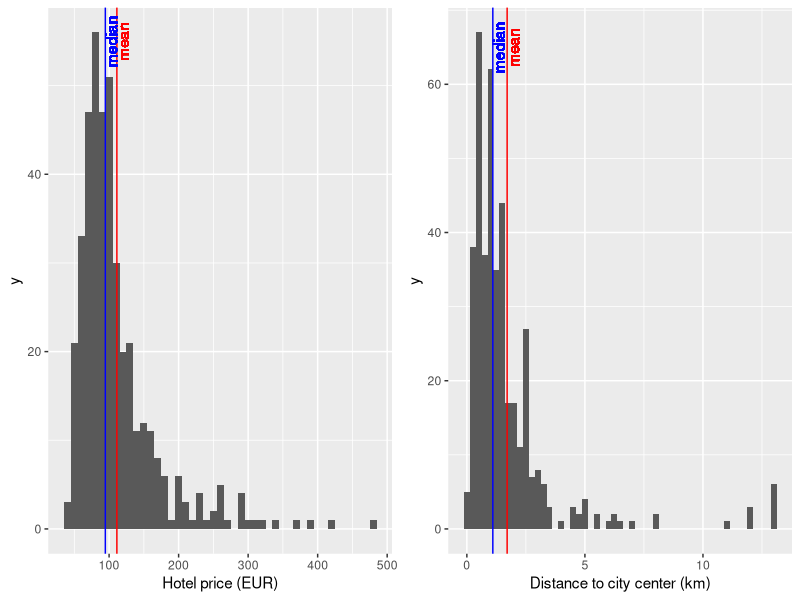
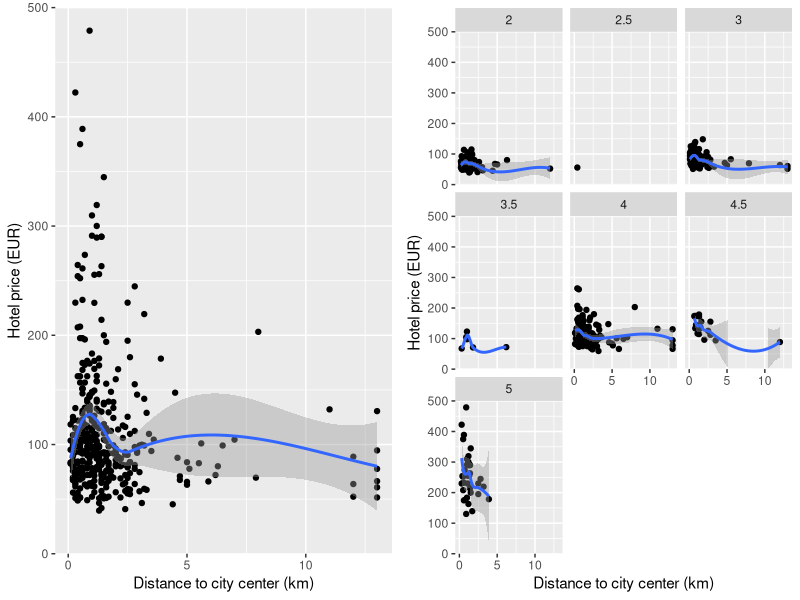
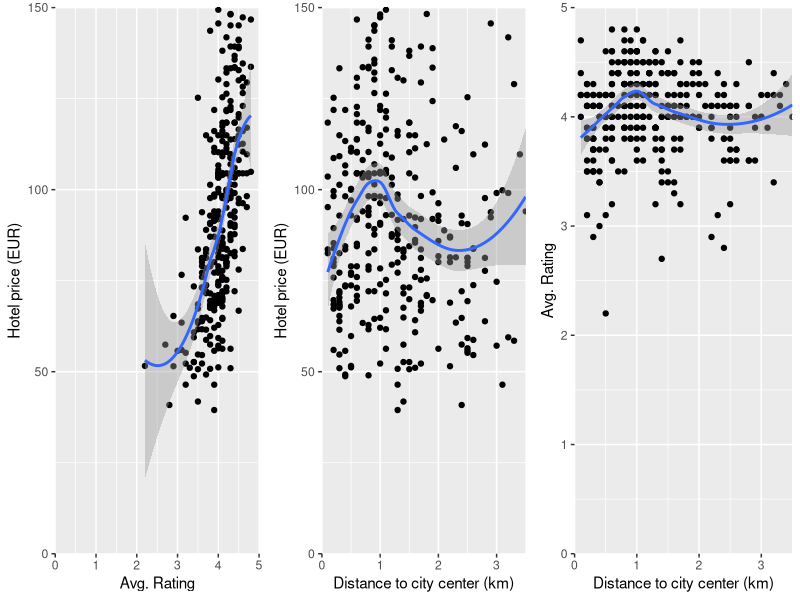
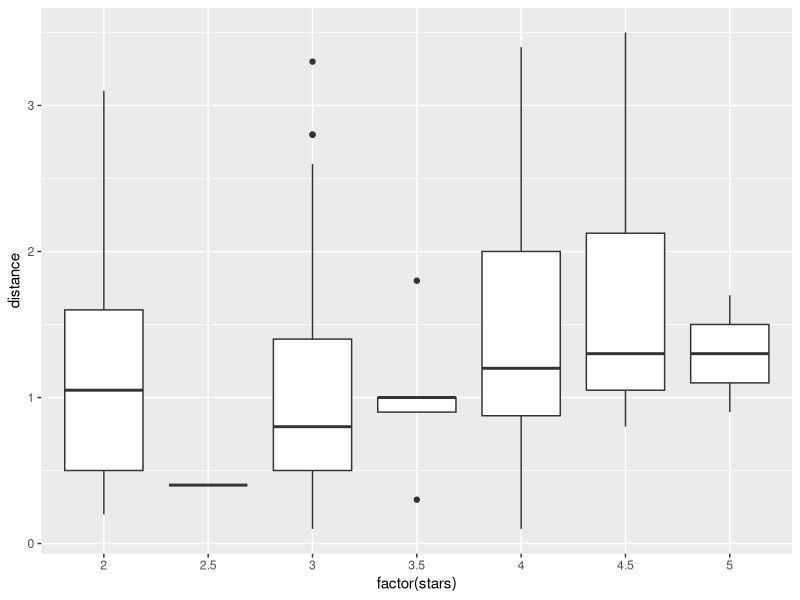
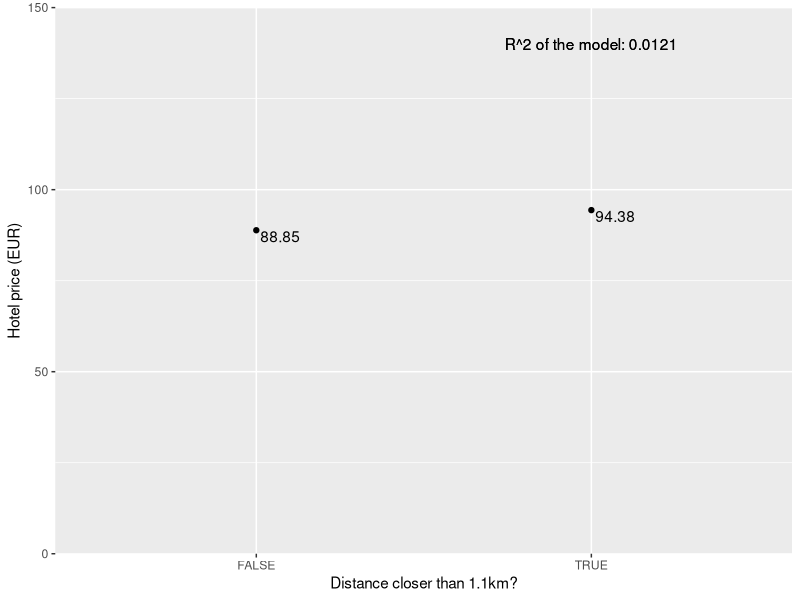
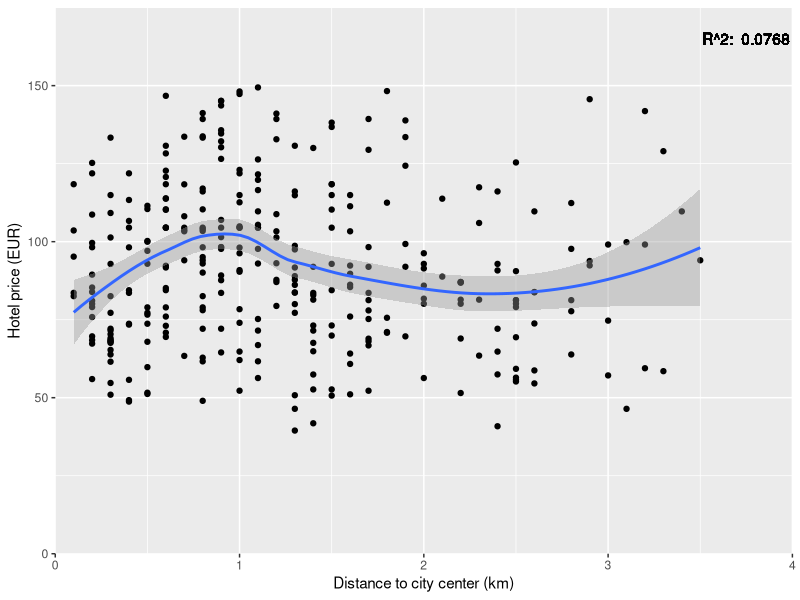

The R script that drew these images, in order:
## ---- chunk 1
knitr::opts_chunk$set(echo = TRUE)

library(data.table)
library(ggplot2)

# Multiple plot function
#
# ggplot objects can be passed in ..., or to plotlist (as a list of ggplot objects)
# - cols:   Number of columns in layout
# - layout: A matrix specifying the layout. If present, 'cols' is ignored.
#
# If the layout is something like matrix(c(1,2,3,3), nrow=2, byrow=TRUE),
# then plot 1 will go in the upper left, 2 will go in the upper right, and
# 3 will go all the way across the bottom.
#
multiplot <- function(..., plotlist=NULL, file, cols=1, layout=NULL) {
  require(grid)

  # Make a list from the ... arguments and plotlist
  plots <- c(list(...), plotlist)

  numPlots = length(plots)

  # If layout is NULL, then use 'cols' to determine layout
  if (is.null(layout)) {
    # Make the panel
    # ncol: Number of columns of plots
    # nrow: Number of rows needed, calculated from # of cols
    layout <- matrix(seq(1, cols * ceiling(numPlots/cols)),
                    ncol = cols, nrow = ceiling(numPlots/cols))
  }

 if (numPlots==1) {
    print(plots[[1]])

  } else {
    # Set up the page
    grid.newpage()
    pushViewport(viewport(layout = grid.layout(nrow(layout), ncol(layout))))

    # Make each plot, in the correct location
    for (i in 1:numPlots) {
      # Get the i,j matrix positions of the regions that contain this subplot
      matchidx <- as.data.frame(which(layout == i, arr.ind = TRUE))

      print(plots[[i]], vp = viewport(layout.pos.row = matchidx$row,
                                      layout.pos.col = matchidx$col))
    }
  }
}

## ---- chunk 2
hotels <- fread('hotels_all_nov21.csv')

dt <- hotels[accommodation_type %in% c('Hotel', 'Hostel'), ]
dt <- dt[stars >= 2, ]
dt <- dt[city == 'Barcelona', ]
## ---- chunk 3

hist_price <- ggplot(dt, aes(price)) + geom_histogram(binwidth = 10) +
  labs(x = "Hotel price (EUR)") +
  geom_vline(xintercept = mean(dt$price), color = 'red') +
  geom_text(aes(x = mean(dt$price), y = 55), label ='mean', color = 'red', angle = 90, vjust = 1.0) +
  geom_vline(xintercept = median(dt$price), color = 'blue') +
  geom_text(aes(x = median(dt$price), y = 55), label ='median', color = 'blue', angle = 90, vjust = 1.0) 
  

hist_distance <- ggplot(dt, aes(distance)) + geom_histogram(binwidth = .25) +
  labs(x = "Distance to city center (km)") +
  geom_vline(xintercept = mean(dt$distance), color = 'red') +
  geom_text(aes(x = mean(dt$distance), y = 65), label ='mean', color = 'red', angle = 90, vjust = 1.0) +
  geom_vline(xintercept = median(dt$distance), color = 'blue') +
  geom_text(aes(x = median(dt$distance), y = 65), label ='median', color = 'blue', angle = 90, vjust = 1.0)


multiplot(hist_price, hist_distance, cols = 2)
## ---- chunk 4
p <- ggplot(dt, aes(distance, price)) + geom_point() + 
  geom_smooth() + 
  scale_y_continuous(expand = c(0, 0), limits = c(0,500)) +
  labs(x = "Distance to city center (km)", y = "Hotel price (EUR)")

multiplot(p, p + facet_wrap(~stars), cols = 2)
## ---- chunk 5
dt <- dt[price <= 150, ]
dt <- dt[distance <= 3.5, ]
dt <- dt[order(-price), c('name', 'stars', 'rating', 'distance', 'price')]
## ---- chunk 6
scatter1 <- ggplot(dt, aes(rating, price)) + geom_point() + geom_smooth() + 
              scale_y_continuous(expand = c(0, 0), limits = c(0, 150)) +
              scale_x_continuous(expand = c(0, 0), limits = c(0, 5.0)) +
              labs(x = "Avg. Rating", y = "Hotel price (EUR)")
scatter2 <- ggplot(dt, aes(distance, price)) + geom_point() + geom_smooth()+ 
              scale_y_continuous(expand = c(0, 0), limits = c(0, 150)) +
              scale_x_continuous(expand = c(0, 0), limits = c(0, 3.5)) +
              labs(x = "Distance to city center (km)", y = "Hotel price (EUR)")
scatter3 <- ggplot(dt, aes(distance, rating)) + geom_point() + geom_smooth()+ 
              scale_y_continuous(expand = c(0, 0), limits = c(0, 5.0)) +
              scale_x_continuous(expand = c(0, 0), limits = c(0, 3.5)) +
              labs(x = "Distance to city center (km)", y = "Avg. Rating")

multiplot(scatter1, scatter2, scatter3, cols = 3)

ggplot(dt, aes(factor(stars), distance)) + geom_boxplot()
## ---- chunk 7
cutoff <- dt[, median(distance)]
dt[, is_close := distance < cutoff]

binary_model <- dt[, .(avg_price = mean(price)), by = is_close]
dt[, binary_pred := mean(price), by = is_close]

r2_binary <- var(dt$binary_pred) / var(dt$price)
## ---- chunk 8
ggplot(binary_model, aes(is_close, avg_price)) + geom_point() + 
  scale_y_continuous(expand = c(0, 0), limits = c(0, 150)) +
  labs(x = paste(c("Distance closer than ", toString(cutoff), "km?"), collapse = ""), y = "Hotel price (EUR)") +
  geom_text(aes(label = round(avg_price, 2)), hjust = - 0.1, vjust = 1) +
  geom_text(aes(x = 2, y = 140), label = paste("R^2 of the model:", toString(round(r2_binary, 4))), sep = " ")
## ---- chunk 9
loess_model <- loess(price ~ distance, dt)
dt$loess_pred <- predict(loess_model)
r2_loess <- var(dt$loess_pred) / var(dt$price)
## ---- chunk 10
ggplot(dt, aes(distance, price)) + geom_point() + 
  geom_smooth(method = 'loess') +
  scale_y_continuous(expand = c(0, 0), limits = c(0, 175)) +
  scale_x_continuous(expand = c(0, 0), limits = c(0, 4)) +
  labs(x = paste(c("Distance to city center (km)"), collapse = ""), y = "Hotel price (EUR)") +
  geom_text(aes(x = 3.75, y = 165), label = paste("R^2: ", toString(round(r2_loess, 4))), sep = " ")

## summary(loess_model)
